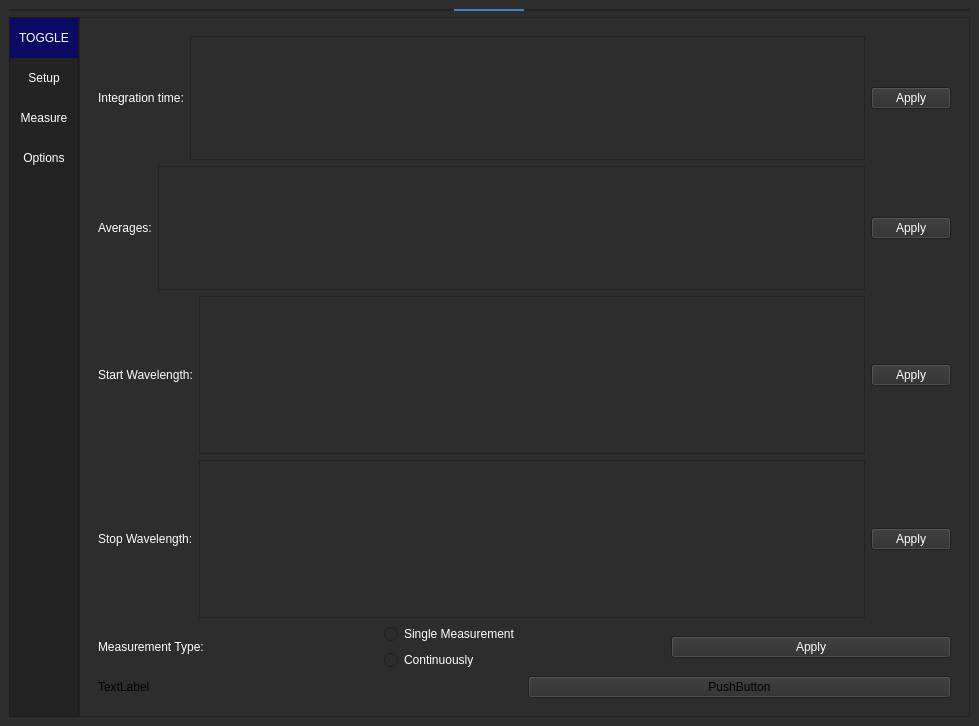
<?xml version="1.0" encoding="UTF-8"?>
<ui version="4.0">
 <class>MainWindow</class>
 <widget class="QMainWindow" name="MainWindow">
  <property name="geometry">
   <rect>
    <x>0</x>
    <y>0</y>
    <width>979</width>
    <height>726</height>
   </rect>
  </property>
  <property name="minimumSize">
   <size>
    <width>500</width>
    <height>250</height>
   </size>
  </property>
  <property name="windowTitle">
   <string>MainWindow</string>
  </property>
  <property name="styleSheet">
   <string notr="true">background-color: rgb(45, 45, 45);</string>
  </property>
  <widget class="QWidget" name="centralwidget">
   <layout class="QVBoxLayout" name="verticalLayout">
    <item>
     <widget class="QFrame" name="Top_Bar">
      <property name="maximumSize">
       <size>
        <width>16777215</width>
        <height>40</height>
       </size>
      </property>
      <property name="styleSheet">
       <string notr="true">background-color: rgb(35, 35, 35);</string>
      </property>
      <property name="frameShape">
       <enum>QFrame::NoFrame</enum>
      </property>
      <property name="frameShadow">
       <enum>QFrame::Raised</enum>
      </property>
      <layout class="QHBoxLayout" name="horizontalLayout">
       <property name="spacing">
        <number>0</number>
       </property>
       <property name="leftMargin">
        <number>0</number>
       </property>
       <property name="topMargin">
        <number>0</number>
       </property>
       <property name="rightMargin">
        <number>0</number>
       </property>
       <property name="bottomMargin">
        <number>0</number>
       </property>
       <item>
        <widget class="QFrame" name="frame_toggle">
         <property name="maximumSize">
          <size>
           <width>70</width>
           <height>40</height>
          </size>
         </property>
         <property name="styleSheet">
          <string notr="true">background-color: rgb(85, 170, 255);</string>
         </property>
         <property name="frameShape">
          <enum>QFrame::StyledPanel</enum>
         </property>
         <property name="frameShadow">
          <enum>QFrame::Raised</enum>
         </property>
         <layout class="QVBoxLayout" name="verticalLayout_2">
          <property name="spacing">
           <number>0</number>
          </property>
          <property name="leftMargin">
           <number>0</number>
          </property>
          <property name="topMargin">
           <number>0</number>
          </property>
          <property name="rightMargin">
           <number>0</number>
          </property>
          <property name="bottomMargin">
           <number>0</number>
          </property>
         </layout>
        </widget>
       </item>
      </layout>
     </widget>
    </item>
    <item>
     <widget class="QFrame" name="Content">
      <property name="frameShape">
       <enum>QFrame::NoFrame</enum>
      </property>
      <property name="frameShadow">
       <enum>QFrame::Raised</enum>
      </property>
      <layout class="QHBoxLayout" name="horizontalLayout_2">
       <property name="spacing">
        <number>0</number>
       </property>
       <property name="leftMargin">
        <number>0</number>
       </property>
       <property name="topMargin">
        <number>0</number>
       </property>
       <property name="rightMargin">
        <number>0</number>
       </property>
       <property name="bottomMargin">
        <number>0</number>
       </property>
       <item>
        <widget class="QFrame" name="frame_left_menu">
         <property name="enabled">
          <bool>true</bool>
         </property>
         <property name="minimumSize">
          <size>
           <width>70</width>
           <height>0</height>
          </size>
         </property>
         <property name="maximumSize">
          <size>
           <width>70</width>
           <height>16777215</height>
          </size>
         </property>
         <property name="styleSheet">
          <string notr="true">background-color: rgb(35, 35, 35);</string>
         </property>
         <property name="frameShape">
          <enum>QFrame::StyledPanel</enum>
         </property>
         <property name="frameShadow">
          <enum>QFrame::Raised</enum>
         </property>
         <layout class="QVBoxLayout" name="verticalLayout_3">
          <property name="leftMargin">
           <number>0</number>
          </property>
          <property name="topMargin">
           <number>0</number>
          </property>
          <property name="rightMargin">
           <number>0</number>
          </property>
          <property name="bottomMargin">
           <number>0</number>
          </property>
          <item alignment="Qt::AlignTop">
           <widget class="QFrame" name="frame_top_menus">
            <property name="frameShape">
             <enum>QFrame::NoFrame</enum>
            </property>
            <property name="frameShadow">
             <enum>QFrame::Raised</enum>
            </property>
            <layout class="QVBoxLayout" name="verticalLayout_4">
             <property name="spacing">
              <number>0</number>
             </property>
             <property name="leftMargin">
              <number>0</number>
             </property>
             <property name="topMargin">
              <number>0</number>
             </property>
             <property name="rightMargin">
              <number>0</number>
             </property>
             <property name="bottomMargin">
              <number>0</number>
             </property>
             <item>
              <widget class="QPushButton" name="Btn_Toggle">
               <property name="sizePolicy">
                <sizepolicy hsizetype="Expanding" vsizetype="Expanding">
                 <horstretch>0</horstretch>
                 <verstretch>0</verstretch>
                </sizepolicy>
               </property>
               <property name="minimumSize">
                <size>
                 <width>0</width>
                 <height>40</height>
                </size>
               </property>
               <property name="styleSheet">
                <string notr="true">color: rgb(255, 255, 255);
border: 0px solid;
background-color: rgb(10,10,100);
</string>
               </property>
               <property name="text">
                <string>TOGGLE</string>
               </property>
              </widget>
             </item>
             <item>
              <widget class="QPushButton" name="btn_page_1">
               <property name="minimumSize">
                <size>
                 <width>0</width>
                 <height>40</height>
                </size>
               </property>
               <property name="styleSheet">
                <string notr="true">QPushButton {
	color: rgb(255, 255, 255);
	background-color: rgb(35, 35, 35);
	border: 0px solid;
}
QPushButton:hover {
	background-color: rgb(85, 170, 255);
}</string>
               </property>
               <property name="text">
                <string>Setup</string>
               </property>
              </widget>
             </item>
             <item>
              <widget class="QPushButton" name="btn_page_2">
               <property name="minimumSize">
                <size>
                 <width>0</width>
                 <height>40</height>
                </size>
               </property>
               <property name="styleSheet">
                <string notr="true">QPushButton {
	color: rgb(255, 255, 255);
	background-color: rgb(35, 35, 35);
	border: 0px solid;
}
QPushButton:hover {
	background-color: rgb(85, 170, 255);
}</string>
               </property>
               <property name="text">
                <string>Measure</string>
               </property>
              </widget>
             </item>
             <item>
              <widget class="QPushButton" name="btn_page_3">
               <property name="minimumSize">
                <size>
                 <width>0</width>
                 <height>40</height>
                </size>
               </property>
               <property name="styleSheet">
                <string notr="true">QPushButton {
	color: rgb(255, 255, 255);
	background-color: rgb(35, 35, 35);
	border: 0px solid;
}
QPushButton:hover {
	background-color: rgb(85, 170, 255);
}</string>
               </property>
               <property name="text">
                <string>Options</string>
               </property>
              </widget>
             </item>
            </layout>
           </widget>
          </item>
         </layout>
        </widget>
       </item>
       <item>
        <widget class="QFrame" name="frame_pages">
         <property name="frameShape">
          <enum>QFrame::StyledPanel</enum>
         </property>
         <property name="frameShadow">
          <enum>QFrame::Raised</enum>
         </property>
         <layout class="QVBoxLayout" name="verticalLayout_5">
          <item>
           <widget class="QStackedWidget" name="stackedWidget">
            <property name="currentIndex">
             <number>2</number>
            </property>
            <widget class="QWidget" name="page_1">
             <layout class="QVBoxLayout" name="verticalLayout_14">
              <item>
               <layout class="QVBoxLayout" name="verticalLayout_7">
                <item>
                 <widget class="QFrame" name="frame">
                  <property name="minimumSize">
                   <size>
                    <width>0</width>
                    <height>50</height>
                   </size>
                  </property>
                  <property name="maximumSize">
                   <size>
                    <width>16777215</width>
                    <height>50</height>
                   </size>
                  </property>
                  <property name="frameShape">
                   <enum>QFrame::StyledPanel</enum>
                  </property>
                  <property name="frameShadow">
                   <enum>QFrame::Raised</enum>
                  </property>
                  <layout class="QHBoxLayout" name="horizontalLayout_3">
                   <property name="spacing">
                    <number>0</number>
                   </property>
                   <property name="leftMargin">
                    <number>0</number>
                   </property>
                   <property name="topMargin">
                    <number>0</number>
                   </property>
                   <property name="rightMargin">
                    <number>0</number>
                   </property>
                   <property name="bottomMargin">
                    <number>0</number>
                   </property>
                   <item>
                    <widget class="QPushButton" name="connectButton">
                     <property name="sizePolicy">
                      <sizepolicy hsizetype="Minimum" vsizetype="Expanding">
                       <horstretch>0</horstretch>
                       <verstretch>0</verstretch>
                      </sizepolicy>
                     </property>
                     <property name="styleSheet">
                      <string notr="true">color: #FFF;
</string>
                     </property>
                     <property name="text">
                      <string>Connect</string>
                     </property>
                    </widget>
                   </item>
                   <item>
                    <widget class="QPushButton" name="startStopButton">
                     <property name="sizePolicy">
                      <sizepolicy hsizetype="Minimum" vsizetype="Expanding">
                       <horstretch>0</horstretch>
                       <verstretch>0</verstretch>
                      </sizepolicy>
                     </property>
                     <property name="styleSheet">
                      <string notr="true">color: #FFF;
</string>
                     </property>
                     <property name="text">
                      <string>Collect</string>
                     </property>
                    </widget>
                   </item>
                   <item>
                    <widget class="QPushButton" name="darkButton">
                     <property name="sizePolicy">
                      <sizepolicy hsizetype="Minimum" vsizetype="Expanding">
                       <horstretch>0</horstretch>
                       <verstretch>0</verstretch>
                      </sizepolicy>
                     </property>
                     <property name="styleSheet">
                      <string notr="true">color: #FFF;
</string>
                     </property>
                     <property name="text">
                      <string>Dark</string>
                     </property>
                    </widget>
                   </item>
                   <item>
                    <widget class="QPushButton" name="refButton">
                     <property name="sizePolicy">
                      <sizepolicy hsizetype="Minimum" vsizetype="Expanding">
                       <horstretch>0</horstretch>
                       <verstretch>0</verstretch>
                      </sizepolicy>
                     </property>
                     <property name="styleSheet">
                      <string notr="true">color: #FFF;
</string>
                     </property>
                     <property name="text">
                      <string>Reference</string>
                     </property>
                    </widget>
                   </item>
                   <item>
                    <widget class="QPushButton" name="configButton">
                     <property name="sizePolicy">
                      <sizepolicy hsizetype="Minimum" vsizetype="Expanding">
                       <horstretch>0</horstretch>
                       <verstretch>0</verstretch>
                      </sizepolicy>
                     </property>
                     <property name="styleSheet">
                      <string notr="true">color: #FFF;
</string>
                     </property>
                     <property name="text">
                      <string>Auto_configure</string>
                     </property>
                    </widget>
                   </item>
                   <item>
                    <widget class="QPushButton" name="stopButton">
                     <property name="sizePolicy">
                      <sizepolicy hsizetype="Minimum" vsizetype="Expanding">
                       <horstretch>0</horstretch>
                       <verstretch>0</verstretch>
                      </sizepolicy>
                     </property>
                     <property name="styleSheet">
                      <string notr="true">color: #FFF;
</string>
                     </property>
                     <property name="text">
                      <string>stop </string>
                     </property>
                    </widget>
                   </item>
                  </layout>
                 </widget>
                </item>
                <item>
                 <widget class="PlotWidget" name="graphWidget" native="true">
                  <property name="sizePolicy">
                   <sizepolicy hsizetype="Minimum" vsizetype="Minimum">
                    <horstretch>0</horstretch>
                    <verstretch>0</verstretch>
                   </sizepolicy>
                  </property>
                 </widget>
                </item>
               </layout>
              </item>
             </layout>
            </widget>
            <widget class="QWidget" name="page_2">
             <layout class="QVBoxLayout" name="verticalLayout_13">
              <item>
               <layout class="QVBoxLayout" name="verticalLayout_12">
                <item>
                 <widget class="QWidget" name="widget" native="true">
                  <property name="maximumSize">
                   <size>
                    <width>16777215</width>
                    <height>80</height>
                   </size>
                  </property>
                  <layout class="QHBoxLayout" name="horizontalLayout_5">
                   <property name="spacing">
                    <number>0</number>
                   </property>
                   <property name="leftMargin">
                    <number>0</number>
                   </property>
                   <property name="topMargin">
                    <number>0</number>
                   </property>
                   <property name="rightMargin">
                    <number>0</number>
                   </property>
                   <property name="bottomMargin">
                    <number>0</number>
                   </property>
                   <item>
                    <layout class="QHBoxLayout" name="horizontalLayout_4">
                     <property name="spacing">
                      <number>0</number>
                     </property>
                     <property name="sizeConstraint">
                      <enum>QLayout::SetMaximumSize</enum>
                     </property>
                     <item>
                      <widget class="QPushButton" name="collectButton_2">
                       <property name="sizePolicy">
                        <sizepolicy hsizetype="Minimum" vsizetype="Expanding">
                         <horstretch>0</horstretch>
                         <verstretch>0</verstretch>
                        </sizepolicy>
                       </property>
                       <property name="styleSheet">
                        <string notr="true">color: #FFF;
</string>
                       </property>
                       <property name="text">
                        <string>Collect</string>
                       </property>
                      </widget>
                     </item>
                     <item>
                      <layout class="QVBoxLayout" name="verticalLayout_6">
                       <property name="spacing">
                        <number>0</number>
                       </property>
                       <item>
                        <widget class="QPushButton" name="scopeModeButton">
                         <property name="sizePolicy">
                          <sizepolicy hsizetype="Minimum" vsizetype="Expanding">
                           <horstretch>0</horstretch>
                           <verstretch>0</verstretch>
                          </sizepolicy>
                         </property>
                         <property name="styleSheet">
                          <string notr="true">color: #FFF;
</string>
                         </property>
                         <property name="text">
                          <string>Scope</string>
                         </property>
                        </widget>
                       </item>
                       <item>
                        <widget class="QPushButton" name="reflectButton">
                         <property name="sizePolicy">
                          <sizepolicy hsizetype="Minimum" vsizetype="Expanding">
                           <horstretch>0</horstretch>
                           <verstretch>0</verstretch>
                          </sizepolicy>
                         </property>
                         <property name="styleSheet">
                          <string notr="true">color: #FFF;
</string>
                         </property>
                         <property name="text">
                          <string>Reflectance</string>
                         </property>
                        </widget>
                       </item>
                      </layout>
                     </item>
                     <item>
                      <layout class="QVBoxLayout" name="verticalLayout_9">
                       <property name="spacing">
                        <number>0</number>
                       </property>
                       <item>
                        <widget class="QPushButton" name="scopeMinDarkButton">
                         <property name="sizePolicy">
                          <sizepolicy hsizetype="Minimum" vsizetype="Expanding">
                           <horstretch>0</horstretch>
                           <verstretch>0</verstretch>
                          </sizepolicy>
                         </property>
                         <property name="styleSheet">
                          <string notr="true">color: #FFF;
</string>
                         </property>
                         <property name="text">
                          <string>Scope-Dark</string>
                         </property>
                        </widget>
                       </item>
                       <item>
                        <widget class="QPushButton" name="absIrrButton">
                         <property name="sizePolicy">
                          <sizepolicy hsizetype="Minimum" vsizetype="Expanding">
                           <horstretch>0</horstretch>
                           <verstretch>0</verstretch>
                          </sizepolicy>
                         </property>
                         <property name="styleSheet">
                          <string notr="true">color: #FFF;
</string>
                         </property>
                         <property name="text">
                          <string>Abs_Irr</string>
                         </property>
                        </widget>
                       </item>
                      </layout>
                     </item>
                     <item>
                      <layout class="QVBoxLayout" name="verticalLayout_10">
                       <property name="spacing">
                        <number>0</number>
                       </property>
                       <item>
                        <widget class="QPushButton" name="absButton">
                         <property name="sizePolicy">
                          <sizepolicy hsizetype="Minimum" vsizetype="Expanding">
                           <horstretch>0</horstretch>
                           <verstretch>0</verstretch>
                          </sizepolicy>
                         </property>
                         <property name="styleSheet">
                          <string notr="true">color: #FFF;
</string>
                         </property>
                         <property name="text">
                          <string>Absorbance</string>
                         </property>
                        </widget>
                       </item>
                       <item>
                        <widget class="QPushButton" name="relIrrButton">
                         <property name="sizePolicy">
                          <sizepolicy hsizetype="Minimum" vsizetype="Expanding">
                           <horstretch>0</horstretch>
                           <verstretch>0</verstretch>
                          </sizepolicy>
                         </property>
                         <property name="styleSheet">
                          <string notr="true">color: #FFF;
</string>
                         </property>
                         <property name="text">
                          <string>Rel-Irr</string>
                         </property>
                        </widget>
                       </item>
                      </layout>
                     </item>
                     <item>
                      <layout class="QVBoxLayout" name="verticalLayout_11">
                       <property name="spacing">
                        <number>0</number>
                       </property>
                       <item>
                        <widget class="QPushButton" name="transButton">
                         <property name="sizePolicy">
                          <sizepolicy hsizetype="Minimum" vsizetype="Expanding">
                           <horstretch>0</horstretch>
                           <verstretch>0</verstretch>
                          </sizepolicy>
                         </property>
                         <property name="styleSheet">
                          <string notr="true">color: #FFF;
</string>
                         </property>
                         <property name="text">
                          <string>Transmittance</string>
                         </property>
                        </widget>
                       </item>
                       <item>
                        <spacer name="verticalSpacer">
                         <property name="orientation">
                          <enum>Qt::Vertical</enum>
                         </property>
                         <property name="sizeHint" stdset="0">
                          <size>
                           <width>20</width>
                           <height>40</height>
                          </size>
                         </property>
                        </spacer>
                       </item>
                      </layout>
                     </item>
                     <item>
                      <widget class="QPushButton" name="saveButton">
                       <property name="sizePolicy">
                        <sizepolicy hsizetype="Minimum" vsizetype="Expanding">
                         <horstretch>0</horstretch>
                         <verstretch>0</verstretch>
                        </sizepolicy>
                       </property>
                       <property name="styleSheet">
                        <string notr="true">color: #FFF;
</string>
                       </property>
                       <property name="text">
                        <string>Save</string>
                       </property>
                      </widget>
                     </item>
                    </layout>
                   </item>
                  </layout>
                 </widget>
                </item>
                <item>
                 <widget class="PlotWidget" name="graphWidget_2" native="true">
                  <property name="sizePolicy">
                   <sizepolicy hsizetype="Minimum" vsizetype="Minimum">
                    <horstretch>0</horstretch>
                    <verstretch>0</verstretch>
                   </sizepolicy>
                  </property>
                  <property name="minimumSize">
                   <size>
                    <width>0</width>
                    <height>0</height>
                   </size>
                  </property>
                 </widget>
                </item>
               </layout>
              </item>
             </layout>
            </widget>
            <widget class="QWidget" name="page_3">
             <layout class="QVBoxLayout" name="verticalLayout_15">
              <item>
               <layout class="QHBoxLayout" name="horizontalLayout_7">
                <item>
                 <widget class="QLabel" name="label_2">
                  <property name="styleSheet">
                   <string notr="true">color: #FFF;
</string>
                  </property>
                  <property name="text">
                   <string>Integration time:</string>
                  </property>
                 </widget>
                </item>
                <item>
                 <widget class="QTextEdit" name="intEdit">
                  <property name="styleSheet">
                   <string notr="true">color: #FFF;
</string>
                  </property>
                 </widget>
                </item>
                <item>
                 <widget class="QPushButton" name="intApply">
                  <property name="styleSheet">
                   <string notr="true">color: #FFF;
</string>
                  </property>
                  <property name="text">
                   <string>Apply</string>
                  </property>
                 </widget>
                </item>
               </layout>
              </item>
              <item>
               <layout class="QHBoxLayout" name="horizontalLayout_8">
                <item>
                 <widget class="QLabel" name="label_3">
                  <property name="styleSheet">
                   <string notr="true">color: #FFF;
</string>
                  </property>
                  <property name="text">
                   <string>Averages:</string>
                  </property>
                 </widget>
                </item>
                <item>
                 <widget class="QTextEdit" name="avgEdit">
                  <property name="styleSheet">
                   <string notr="true">color: #FFF;
</string>
                  </property>
                 </widget>
                </item>
                <item>
                 <widget class="QPushButton" name="avgApply">
                  <property name="styleSheet">
                   <string notr="true">color: #FFF;
</string>
                  </property>
                  <property name="text">
                   <string>Apply</string>
                  </property>
                 </widget>
                </item>
               </layout>
              </item>
              <item>
               <layout class="QVBoxLayout" name="verticalLayout_16">
                <item>
                 <layout class="QHBoxLayout" name="horizontalLayout_9">
                  <item>
                   <widget class="QLabel" name="label_4">
                    <property name="styleSheet">
                     <string notr="true">color: #FFF;</string>
                    </property>
                    <property name="text">
                     <string>Start Wavelength:</string>
                    </property>
                   </widget>
                  </item>
                  <item>
                   <widget class="QTextEdit" name="startEdit">
                    <property name="styleSheet">
                     <string notr="true">color: #FFF;</string>
                    </property>
                   </widget>
                  </item>
                  <item>
                   <widget class="QPushButton" name="startApply">
                    <property name="styleSheet">
                     <string notr="true">color: #FFF;</string>
                    </property>
                    <property name="text">
                     <string>Apply</string>
                    </property>
                   </widget>
                  </item>
                 </layout>
                </item>
                <item>
                 <layout class="QHBoxLayout" name="horizontalLayout_10">
                  <item>
                   <widget class="QLabel" name="label_5">
                    <property name="styleSheet">
                     <string notr="true">color: #FFF;</string>
                    </property>
                    <property name="text">
                     <string>Stop Wavelength:</string>
                    </property>
                   </widget>
                  </item>
                  <item>
                   <widget class="QTextEdit" name="stopEdit">
                    <property name="styleSheet">
                     <string notr="true">color: #FFF;</string>
                    </property>
                   </widget>
                  </item>
                  <item>
                   <widget class="QPushButton" name="stopApply">
                    <property name="styleSheet">
                     <string notr="true">color: #FFF;</string>
                    </property>
                    <property name="text">
                     <string>Apply</string>
                    </property>
                   </widget>
                  </item>
                 </layout>
                </item>
               </layout>
              </item>
              <item>
               <layout class="QHBoxLayout" name="horizontalLayout_6">
                <item>
                 <widget class="QLabel" name="label">
                  <property name="styleSheet">
                   <string notr="true">color: #FFF;
</string>
                  </property>
                  <property name="text">
                   <string>Measurement Type:</string>
                  </property>
                 </widget>
                </item>
                <item>
                 <layout class="QVBoxLayout" name="verticalLayout_8">
                  <item>
                   <widget class="QRadioButton" name="SingleButton">
                    <property name="styleSheet">
                     <string notr="true">color: #FFF;
</string>
                    </property>
                    <property name="text">
                     <string>Single Measurement</string>
                    </property>
                   </widget>
                  </item>
                  <item>
                   <widget class="QRadioButton" name="ContinueButton">
                    <property name="styleSheet">
                     <string notr="true">color: #FFF;
</string>
                    </property>
                    <property name="text">
                     <string>Continuously</string>
                    </property>
                   </widget>
                  </item>
                 </layout>
                </item>
                <item>
                 <widget class="QPushButton" name="measureTypeApply">
                  <property name="styleSheet">
                   <string notr="true">color: #FFF;
</string>
                  </property>
                  <property name="text">
                   <string>Apply</string>
                  </property>
                 </widget>
                </item>
               </layout>
              </item>
              <item>
               <layout class="QHBoxLayout" name="horizontalLayout_13">
                <item>
                 <widget class="QLabel" name="label_6">
                  <property name="text">
                   <string>TextLabel</string>
                  </property>
                 </widget>
                </item>
                <item>
                 <widget class="QPushButton" name="pushButton">
                  <property name="text">
                   <string>PushButton</string>
                  </property>
                 </widget>
                </item>
               </layout>
              </item>
             </layout>
            </widget>
           </widget>
          </item>
         </layout>
        </widget>
       </item>
      </layout>
     </widget>
    </item>
   </layout>
  </widget>
 </widget>
 <customwidgets>
  <customwidget>
   <class>PlotWidget</class>
   <extends>QWidget</extends>
   <header location="global">pyqtgraph</header>
   <container>1</container>
  </customwidget>
 </customwidgets>
 <resources/>
 <connections/>
</ui>
